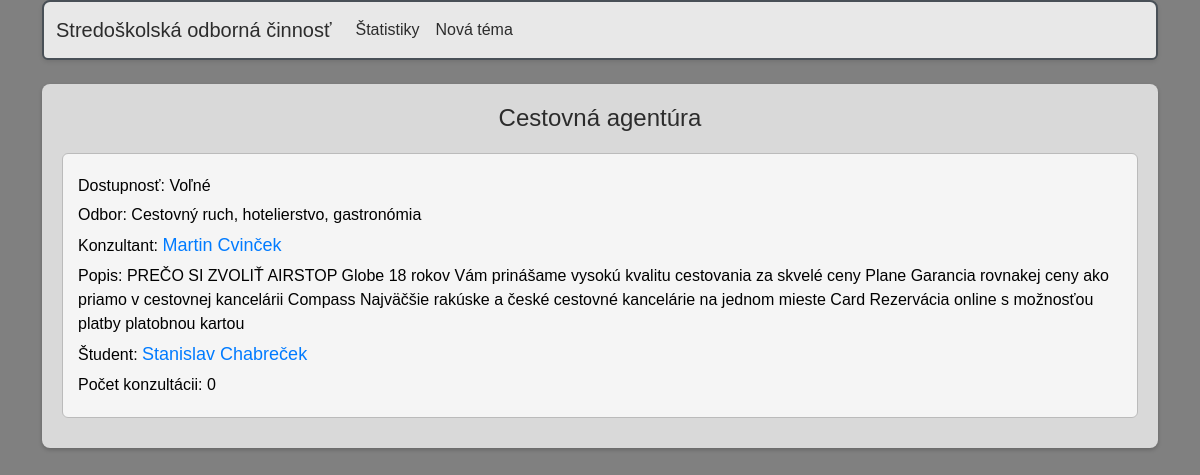
The page /soc/temy/1/ on the database as committed earlier.
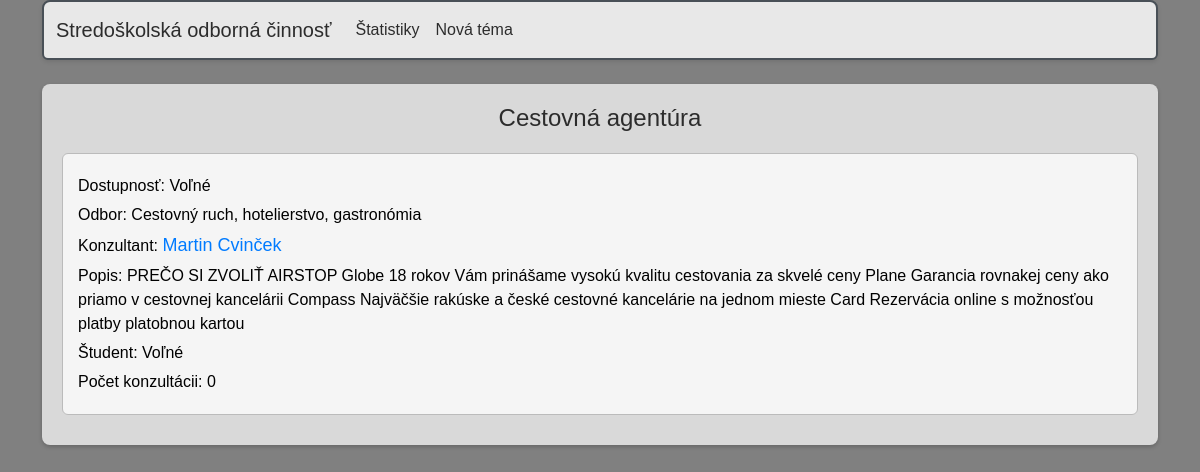
The same page on the database as committed later.
### soc/models.py (models this page shows, shortened)
class Tema(models.Model):
    nazov = models.CharField(max_length=40)
    popis = models.TextField()
    konzultant = models.ForeignKey(Ucitel, on_delete=models.SET_NULL, null=True)
    student = models.ForeignKey(Student, on_delete=models.SET_NULL, null=True, blank=True)
    odbor = models.ForeignKey(Odbor, on_delete=models.SET_NULL, null=True)
    dostupnost = models.ForeignKey(Dostupnost, on_delete=models.SET_NULL, null=True)
    pocet_konzultacii = models.IntegerField()
    class Meta:
        verbose_name = "Téma"
        verbose_name_plural = "Témy"

class Student(models.Model):
    meno = models.CharField(max_length=20)
    priezvisko = models.CharField(max_length=20)
    email = models.EmailField(max_length = 254)
    heslo = models.CharField(max_length=32)
    trieda = models.CharField(max_length=10)
    def __str__(self):
        return f"{self.meno} {self.priezvisko}"
    class Meta:
        verbose_name = "Študent"
        verbose_name_plural = "Študenti"
        ordering = ["priezvisko"]

class Dostupnost(models.Model):
    nazov = models.CharField(max_length = 25)
    def __str__(self):
        return f"{self.nazov}"
    class Meta:
        verbose_name = "Dostupnosť"
        verbose_name_plural = "Dostupnosť"

class Odbor(models.Model):
    nazov = models.CharField(max_length=80)
    def __str__(self):
        return f"{self.nazov}"
    class Meta:
        verbose_name = "Odbor"
        verbose_name_plural = "Odbory"

class Ucitel(models.Model):
    meno = models.CharField(max_length=20)
    priezvisko = models.CharField(max_length=20)
    email = models.EmailField(max_length = 254)
    heslo = models.CharField(max_length=32)
    def __str__(self):
        return f"{self.meno} {self.priezvisko}"
    class Meta:
        verbose_name = "Učiteľ"
        verbose_name_plural = "Učitelia"
        ordering = ["priezvisko"]

### soc/views.py (the view)
# urls.py: path('temy/<tema>/', views.vypis_temu, name='tema'),
def vypis_temu(request, tema):
    tema = Tema.objects.get(id = tema)
    return render(request, "soc/tema_detail.html", {"tema":tema})

### soc/templates/soc/tema_detail.html
{% extends "base.html" %}
{%load static%}
{% block content %}
<link rel="stylesheet" href="{% static 'soc/style_index.css' %}">
{% if tema %}
    <div class="container tp-3">
        <h2>{{tema.nazov}}</h2>
        <ul class= "list-group">
        <li class="list-group-item">
        <p>Dostupnosť: {{tema.dostupnost}}</p>
        <p>Odbor: {{tema.odbor}}</p>
        <p>Konzultant: <a class= "link-offset-2 link-underline link-underline-opacity-0"  href="{% url 'ucitel' ucitel=tema.konzultant.id %}">{{tema.konzultant}}</a></p>
        <p>Popis: {{tema.popis}}</p>
        {% if tema.student%}
        <p>Študent: <a class= "link-offset-2 link-underline link-underline-opacity-0"  href="{% url 'student' student=tema.student.id %}">{{tema.student}}</a></p>
        {%else%}
        <p>Študent: Voľné</p>
        {%endif%}
        <p>Počet konzultácii: {{tema.pocet_konzultacii}}</p>
        </li>
        </ul>
    </div>
{% endif %}
{% endblock %}

Rows that differ between the two databases and show on the page:
changed Tema "Cestovná agentúra": student_id 2 → empty (drawn); student "Stanislav Chabreček" → (not shown)
Other text that changed with them:
text no longer shown: "Študent:"
text now shown: "Študent: Voľné"
